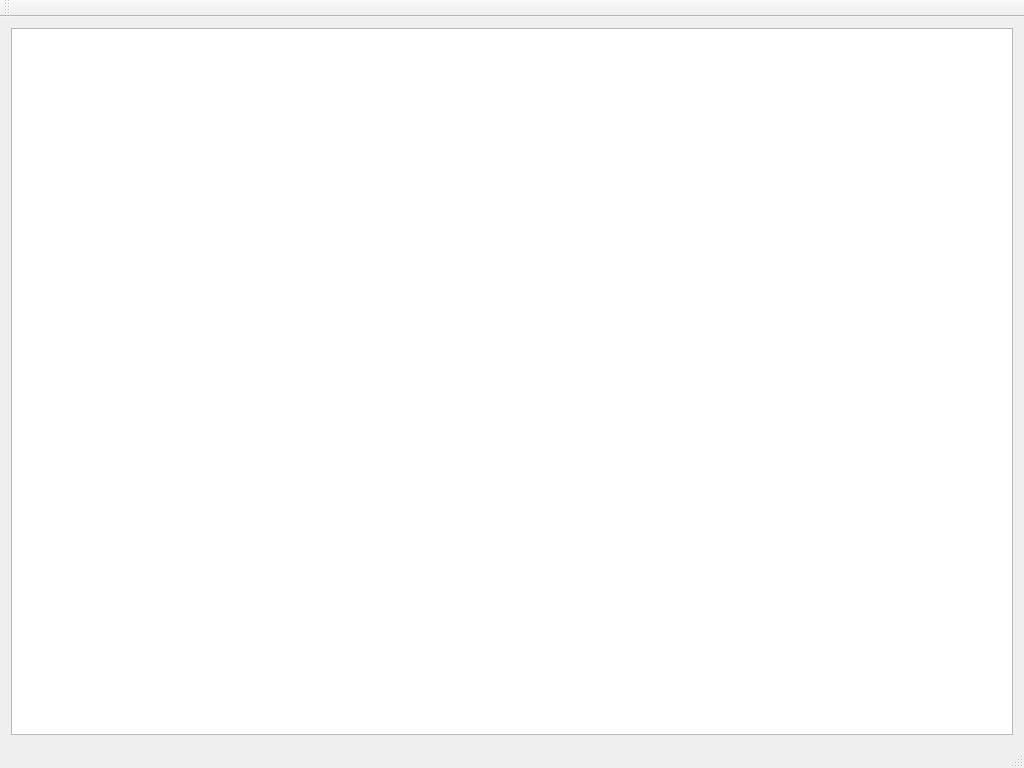
<?xml version="1.0" encoding="UTF-8"?>
<ui version="4.0">
 <class>MainWindow</class>
 <widget class="QMainWindow" name="MainWindow">
  <property name="geometry">
   <rect>
    <x>0</x>
    <y>0</y>
    <width>1024</width>
    <height>768</height>
   </rect>
  </property>
  <property name="windowTitle">
   <string>VKTS Editor</string>
  </property>
  <widget class="QWidget" name="centralWidget">
   <layout class="QHBoxLayout" name="horizontalLayout">
    <item>
     <widget class="QTreeView" name="treeView"/>
    </item>
   </layout>
  </widget>
  <widget class="QMenuBar" name="menuBar">
   <property name="geometry">
    <rect>
     <x>0</x>
     <y>0</y>
     <width>1024</width>
     <height>21</height>
    </rect>
   </property>
  </widget>
  <widget class="QToolBar" name="mainToolBar">
   <attribute name="toolBarArea">
    <enum>TopToolBarArea</enum>
   </attribute>
   <attribute name="toolBarBreak">
    <bool>false</bool>
   </attribute>
  </widget>
  <widget class="QStatusBar" name="statusBar"/>
 </widget>
 <layoutdefault spacing="6" margin="11"/>
 <resources/>
 <connections/>
</ui>
